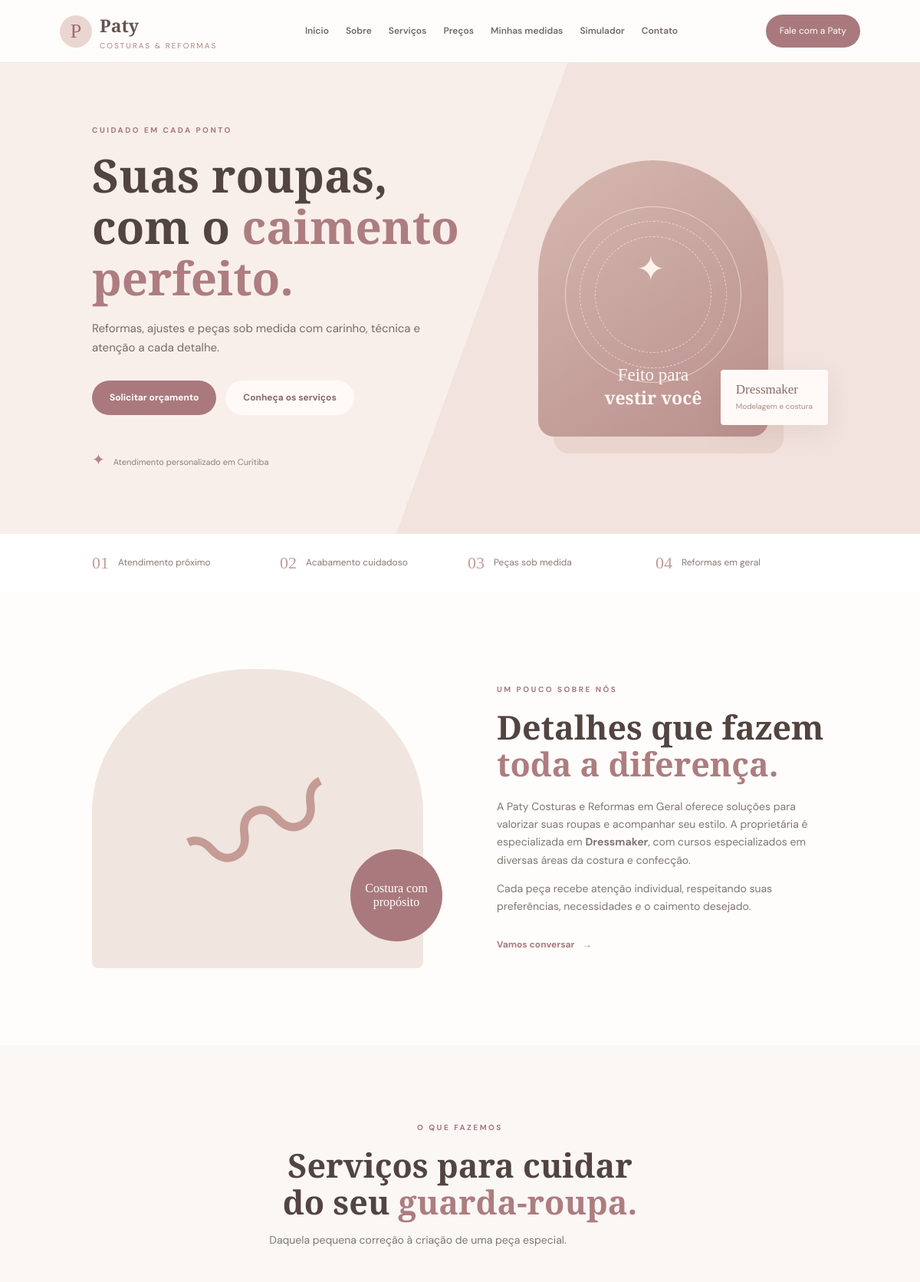
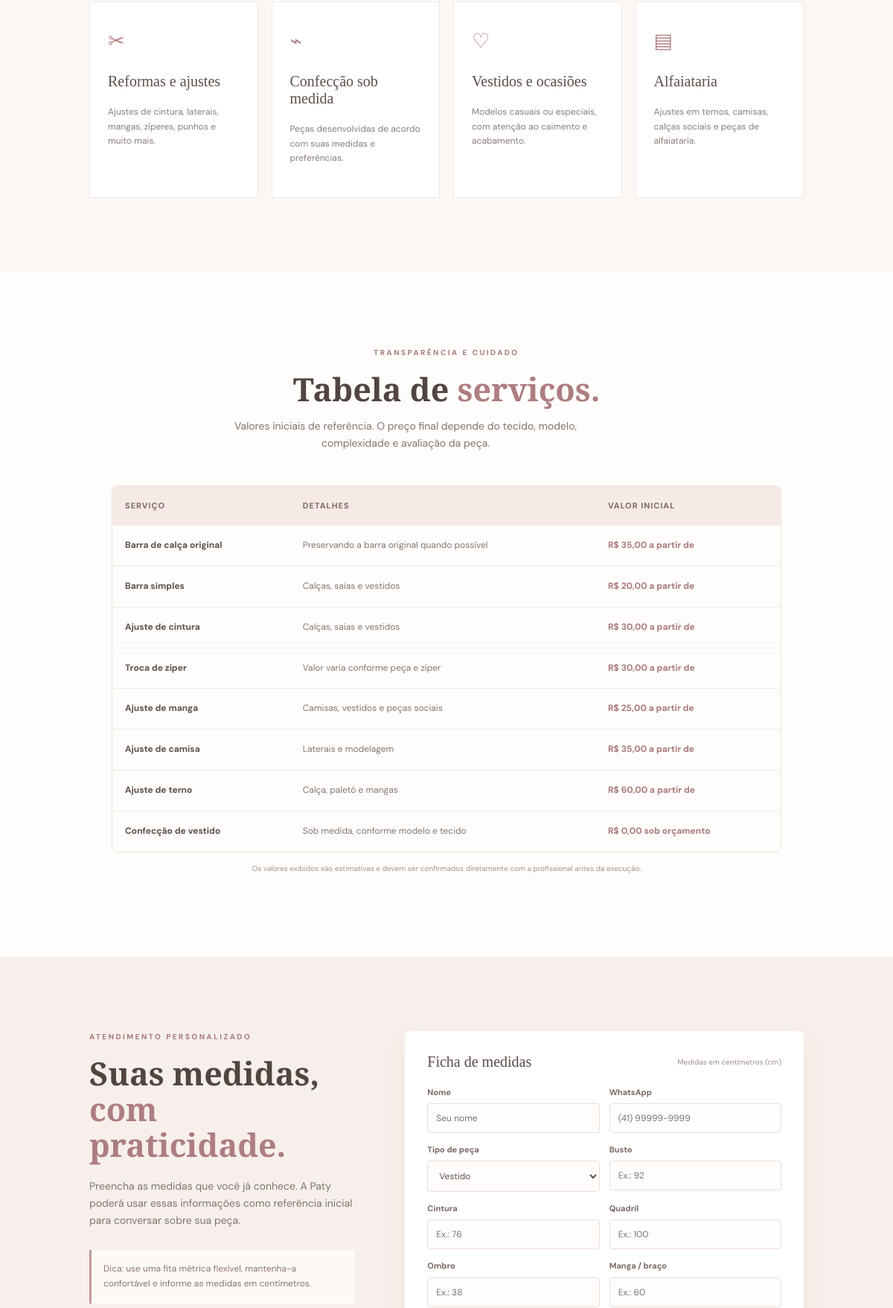
The page / (upper part) on the database its author committed (2 pictures, top to bottom).
### tables this page shows
CREATE TABLE IF NOT EXISTS servicos (
 id INT AUTO_INCREMENT PRIMARY KEY,
 nome VARCHAR(120) NOT NULL,
 descricao VARCHAR(255) NOT NULL,
 preco_inicial DECIMAL(10,2) NOT NULL DEFAULT 0,
 unidade VARCHAR(30) DEFAULT 'a partir de',
 ativo TINYINT(1) NOT NULL DEFAULT 1,
 ordem INT NOT NULL DEFAULT 0
);

### index.php (the view, shortened to what this page needs)
<?php
require_once __DIR__ . '/config.php';
$servicos = [];
if (!empty($pdo)) {
  try {
    $stmt = $pdo->query("SELECT nome, descricao, preco_inicial, unidade FROM servicos WHERE ativo=1 ORDER BY ordem, id");
    $servicos = $stmt->fetchAll();
  } catch (Throwable $e) { $servicos = []; }
}
function h($v) { return htmlspecialchars((string)$v, ENT_QUOTES, 'UTF-8'); }
?>
<!DOCTYPE html>
<html lang="pt-BR">
<head>
  <link rel="stylesheet" href="assets/style.css">
  <link rel="stylesheet" href="assets/simulator.css">
</head>
<body>
<header class="topbar">
  <a class="brand" href="#inicio"><span class="brand-mark">P</span><span>Paty <small>Costuras & Reformas</small></span></a>
  <nav id="mainNav">
    <a href="#inicio">Início</a><a href="#sobre">Sobre</a><a href="#servicos">Serviços</a>
    <a href="#precos">Preços</a><a href="#medidas">Minhas medidas</a><a href="#simulador">Simulador</a><a href="#contato">Contato</a>
  </nav>
  <a class="nav-cta" href="https://wa.me/5541988422231" target="_blank" rel="noopener">Fale com a Paty</a>
</header>
<main>
<section class="hero" id="inicio">
  <div class="hero-copy">
    <span class="eyebrow">Cuidado em cada ponto</span>
    <h1>Suas roupas, com o <em>caimento perfeito.</em></h1>
    <p>Reformas, ajustes e peças sob medida com carinho, técnica e atenção a cada detalhe.</p>
    <div class="hero-actions"><a class="button primary" href="#contato">Solicitar orçamento</a><a class="button light" href="#servicos">Conheça os serviços</a></div>
    <div class="hero-note"><span>✦</span> Atendimento personalizado em Curitiba</div>
  </div>
  <div class="hero-art">
    <div class="fabric-card"><div class="fabric-circle"></div><div class="needle">✦</div><div class="fabric-caption">Feito para<br><strong>vestir você</strong></div></div>
    <div class="floating-tag">Dressmaker<br><small>Modelagem e costura</small></div>
  </div>
</section>
<section class="trust-strip"><div><strong>01</strong><span>Atendimento próximo</span></div><div><strong>02</strong><span>Acabamento cuidadoso</span></div><div><strong>03</strong><span>Peças sob medida</span></div><div><strong>04</strong><span>Reformas em geral</span></div></section>
<section class="section about" id="sobre">
  <div class="about-visual"><div class="thread-art">〰</div><span class="round-label">Costura com<br>propósito</span></div>
  <div class="section-copy"><span class="eyebrow">Um pouco sobre nós</span><h2>Detalhes que fazem<br><em>toda a diferença.</em></h2>
    <p>A Paty Costuras e Reformas em Geral oferece soluções para valorizar suas roupas e acompanhar seu estilo. A proprietária é especializada em <strong>Dressmaker</strong>, com cursos especializados em diversas áreas da costura e confecção.</p>
    <p>Cada peça recebe atenção individual, respeitando suas preferências, necessidades e o caimento desejado.</p>
    <a class="text-link" href="#contato">Vamos conversar <span>→</span></a>
  </div>
</section>
<section class="section services-section" id="servicos">
  <div class="section-heading"><span class="eyebrow">O que fazemos</span><h2>Serviços para cuidar<br>do seu <em>guarda-roupa.</em></h2><p>Daquela pequena correção à criação de uma peça especial.</p></div>
  <div class="service-grid">
    <article class="service-card"><div class="service-icon">✂</div><h3>Reformas e ajustes</h3><p>Ajustes de cintura, laterais, mangas, zíperes, punhos e muito mais.</p></article>
    <article class="service-card"><div class="service-icon">⌁</div><h3>Confecção sob medida</h3><p>Peças desenvolvidas de acordo com suas medidas e preferências.</p></article>
    <article class="service-card"><div class="service-icon">♡</div><h3>Vestidos e ocasiões</h3><p>Modelos casuais ou especiais, com atenção ao caimento e acabamento.</p></article>
    <article class="service-card"><div class="service-icon">▤</div><h3>Alfaiataria</h3><p>Ajustes em ternos, camisas, calças sociais e peças de alfaiataria.</p></article>
  </div>
</section>
<section class="section pricing" id="precos">
  <div class="section-heading"><span class="eyebrow">Transparência e cuidado</span><h2>Tabela de <em>serviços.</em></h2><p>Valores iniciais de referência. O preço final depende do tecido, modelo, complexidade e avaliação da peça.</p></div>
  <div class="price-table-wrap"><table class="price-table"><thead><tr><th>Serviço</th><th>Detalhes</th><th>Valor inicial</th></tr></thead><tbody>
  <?php if ($servicos): foreach ($servicos as $s): ?>
    <tr><td><strong><?=h($s['nome'])?></strong></td><td><?=h($s['descricao'])?></td><td class="price">R$ <?=number_format((float)$s['preco_inicial'],2,',','.')?> <?=h($s['unidade'])?></td></tr>
  <?php endforeach; endif; ?></tbody></table></div>
  <p class="fine-print">Os valores exibidos são estimativas e devem ser confirmados diretamente com a profissional antes da execução.</p>
</section>
<section class="section measure-section" id="medidas">
  <div class="section-copy"><span class="eyebrow">Atendimento personalizado</span><h2>Suas medidas, <em>com praticidade.</em></h2><p>Preencha as medidas que você já conhece. A Paty poderá usar essas informações como referência inicial para conversar sobre sua peça.</p><div class="measure-tip">Dica: use uma fita métrica flexível, mantenha-a confortável e informe as medidas em centímetros.</div></div>
  <form class="measure-form" id="measureForm">
    <div class="form-title"><span>Ficha de medidas</span><small>Medidas em centímetros (cm)</small></div>
    <div class="form-grid">
      <label>Nome<input name="nome" required placeholder="Seu nome"></label><label>WhatsApp<input name="telefone" required placeholder="(41) 99999-9999"></label>
      <label>Tipo de peça<select name="tipo_peca"><option>Vestido</option><option>Camisa</option><option>Terno</option><option>Calça</option><option>Saia</option><option>Outra peça</option></select></label>
      <label>Busto<input type="number" name="busto" min="0" step="0.5" placeholder="Ex.: 92"></label>
      <label>Cintura<input type="number" name="cintura" min="0" step="0.5" placeholder="Ex.: 76"></label>
      <label>Quadril<input type="number" name="quadril" min="0" step="0.5" placeholder="Ex.: 100"></label>
      <label>Ombro<input type="number" name="ombro" min="0" step="0.5" placeholder="Ex.: 38"></label>
      <label>Manga / braço<input type="number" name="manga" min="0" step="0.5" placeholder="Ex.: 60"></label>
    </div>
  </form>
</section>
</main>
</body></html>

### rows shown on the page
servicos: nome "Barra de calça original", descricao "Preservando a barra original quando possível", preco_inicial "35,00", unidade "a partir de"
servicos: nome "Barra simples", descricao "Calças, saias e vestidos", preco_inicial "20,00", unidade "a partir de"
servicos: nome "Ajuste de cintura", descricao "Calças, saias e vestidos", preco_inicial "30,00", unidade "a partir de"
servicos: nome "Troca de zíper", descricao "Valor varia conforme peça e zíper", preco_inicial "30,00", unidade "a partir de"
servicos: nome "Ajuste de manga", descricao "Camisas, vestidos e peças sociais", preco_inicial "25,00", unidade "a partir de"
servicos: nome "Ajuste de camisa", descricao "Laterais e modelagem", preco_inicial "35,00", unidade "a partir de"
servicos: nome "Ajuste de terno", descricao "Calça, paletó e mangas", preco_inicial "60,00", unidade "a partir de"
servicos: nome "Confecção de vestido", descricao "Sob medida, conforme modelo e tecido", preco_inicial "0,00", unidade "sob orçamento"
